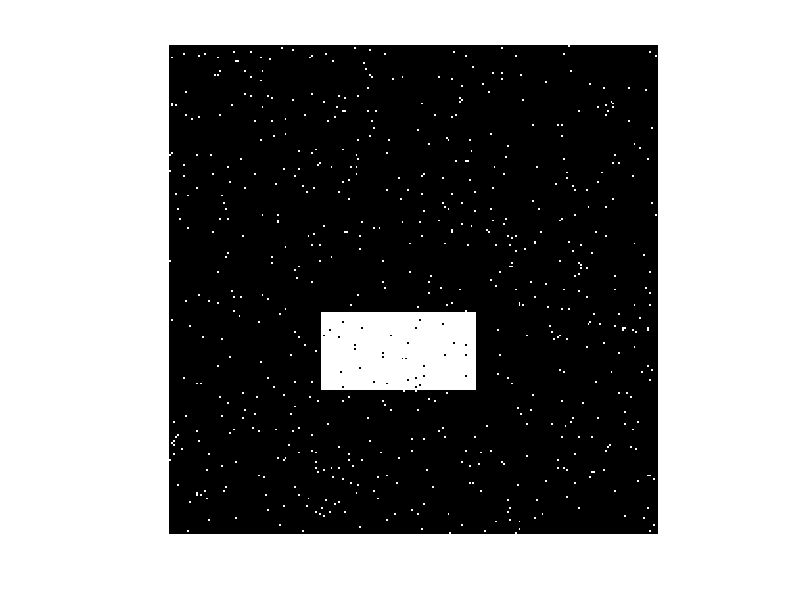

MATLAB code to generate this figure: (Note: this script raises an error after producing the figure.)
close all
clear all
clc

img=ones(255);                          %creo l'immagine
    for i=80:160
        img(140:180,i)=255;
    end
    
%img=imread('parrot.jpeg');             %Apro l'immmagine
%img=rgb2gray(img);                     %La trasformo in bianco e nero


im=uint8(img);
im = imnoise(im,'salt & pepper',0.02);  %Aggiungo del rumore

figure('Name','Original picture');      %stampo l'immagine rumorosa
imshow(im);

num_iter=70;                            %numero di iterazioni
delta_t=0.1;                            %costante d'integrazione
kappa=6;                                %coefficiente di controllo del gradiente

sigma=5;                                %varianza della funzione gaussiana

% conversione in double per il calcolo.
im = double(im);

% Condizioni iniziali della PDE.
diff_im = im;


% Maschera di convoluzione
hN = [0 1 0; 0 -1 0; 0 0 0];
hS = [0 0 0; 0 -1 0; 0 1 0];
hE = [0 0 0; 0 -1 1; 0 0 0];
hW = [0 0 0; 1 -1 0; 0 0 0];


for t = 1:num_iter
   
    % Calcolo alle differenze finite nelle 4 direzioni
    nablaN = convoluzione(diff_im,hN);
    nablaS = convoluzione(diff_im,hS);   
    nablaW = convoluzione(diff_im,hW);
    nablaE = convoluzione(diff_im,hE);
    % Condizioni di sistema isolato
    %nablaN(1,:) = 0;
    %nablaS(end,:) = 0;
    %nablaW(:,1) = 0;
    %nablaE(:,end) = 0;
    
    diff_blur = imgaussfilt(diff_im,sigma);
    nablaN_blur = convoluzione(diff_blur,hN);
    nablaS_blur = convoluzione(diff_blur,hS);   
    nablaW_blur = convoluzione(diff_blur,hW);
    nablaE_blur = convoluzione(diff_blur,hE);
    % Condizioni di sistema isolato
    %nablaN_blur(1,:) = 0;
    %nablaS_blur(end,:) = 0;
    %nablaW_blur(:,1) = 0;
    %nablaE_blur(:,end) = 0;

    cN = exp(-(nablaN_blur/kappa).^2);
    cS = exp(-(nablaS_blur/kappa).^2);
    cW = exp(-(nablaW_blur/kappa).^2);
    cE = exp(-(nablaE_blur/kappa).^2);



        
    % Soluzione discreta della PDE.
    diff_im = diff_im + delta_t*(cN.*nablaN + cS.*nablaS + cW.*nablaW + cE.*nablaE );
           
    
    fprintf('\rIteration %d\n',t);
end
figure('Name','Perona Malik');
imshow(uint8(diff_im));
